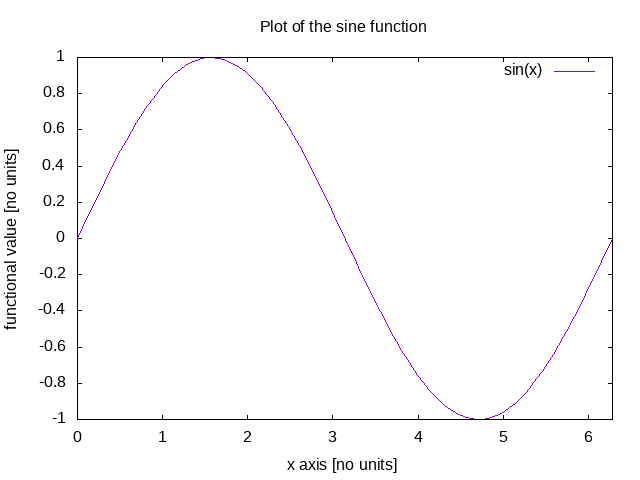

The gnuplot source for this figure:
set title "Plot of the sine function"
set xlabel "x axis [no units]"
set ylabel "functional value [no units]"
plot [0:2*3.1415926] sin(x)
set term png
set output "sin.png"
replot
unset output
set term qt
